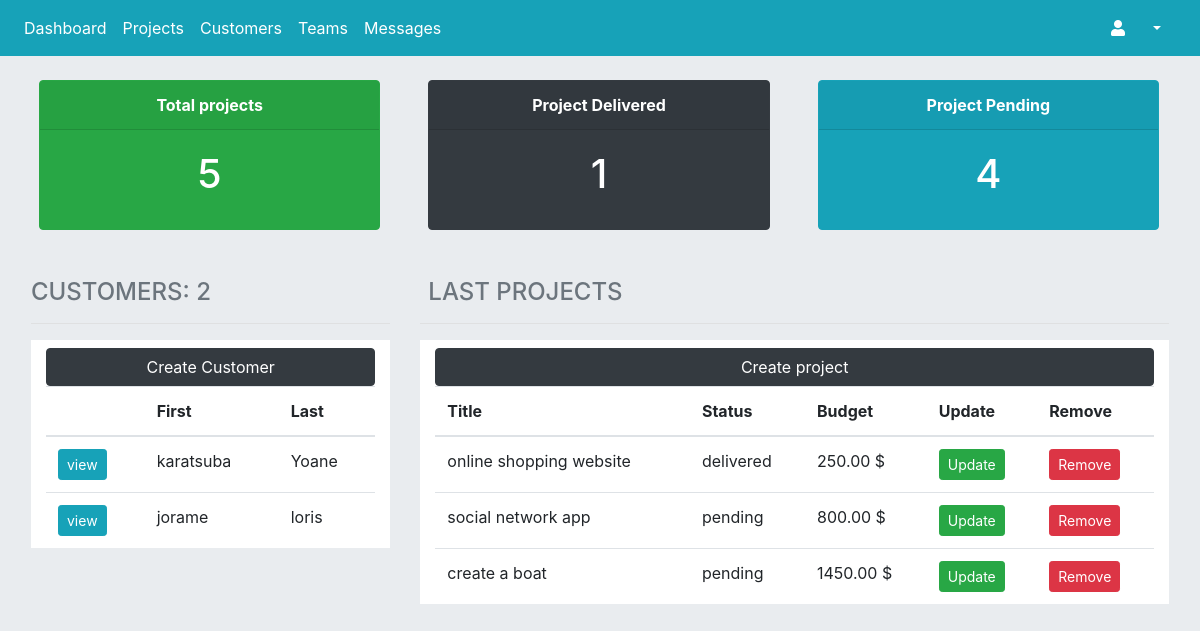
Page /manager/home on the committed database.
### accounts/models.py (models this page shows)
class Account(AbstractUser):
    username = models.CharField(unique=False, max_length=50)
    is_admin = models.BooleanField('admin status', default=False)
    is_manager = models.BooleanField('manager status', default=False)
    is_customer = models.BooleanField('customer status', default=False)
    email = models.EmailField(unique=True)
    USERNAME_FIELD = 'email'
    REQUIRED_FIELDS = []

### projects/models.py (models this page shows, shortened)
class Project(models.Model):
    title = models.CharField(max_length=50)
    description = models.TextField(max_length=300)
    budget = models.DecimalField(max_digits=6, decimal_places=2)
    customer = models.ForeignKey(Customer, on_delete=models.CASCADE)
    status = models.BooleanField(default=False)
    created_date = models.DateField(default=timezone.now)

### managers/views.py (the view)
# urls.py: path('home', manager_view.ManagerDashboardView.as_view(), name='manager_home'),
class ManagerDashboardView(TemplateView):
    model = Manager
    template_name = 'managers/manager_dashboard.html'
    def get_context_data(self, **kwargs):
        context = super().get_context_data(**kwargs)
        context['projects'] = Project.objects.all()[:3]
        context['customers'] = Account.objects.filter(is_customer=True)[:4]
        context['CountProject'] = Project.objects.count()
        context['DoneProject'] = Project.objects.filter(status=True).count()
        context['PendingProject'] = Project.objects.filter(status=False).count()
        context['CountCustomer'] = Account.objects.filter(is_customer=True).count()
        return context

### templates/managers/manager_dashboard.html (shortened to what this page needs)
{% extends 'managers/base.html' %}
{% block main %}
<div class="container-fluid pt-4">
    <div class="row d-flex justify-content-between pr-2 pl-4">
        <div class="col">
            <div class=" card text-white bg-success box-size border border-success">
               <div class="card-header text-center font-weight-bold">Total projects</div>
                  <div class="card-body">
                      <h1 class="text-center">{{ CountProject }}</h1>
                  </div>
            </div>
        </div>
        <div class="col">
             <div class=" card text-white bg-dark border border-dark box-size ">
               <div class="card-header text-center font-weight-bold">Project Delivered</div>
                  <div class="card-body justify-content-center">
                        <h1 class="text-center">{{ DoneProject }}</h1>
                  </div>
             </div>
        </div>
        <div class="col">
             <div class="card text-white bg-info  border border-info box-size ">
               <div class="card-header text-center font-weight-bold">Project Pending</div>
                  <div class="card-body justify-content-center">
                        <h1 class="text-center">{{ PendingProject }}</h1>
                  </div>
          </div>
        </div>
    </div>
    <div class="row mt-5 pl-3 pr-3">
      <div class="col-md-4">
            <h4 class="text-muted">CUSTOMERS: {{ CountCustomer }}</h4>
            <hr class="bg-light">
            <div class="bg-white col pt-2">
              <a href="#" class="btn btn-dark w-100">Create Customer</a><br>
              <table class="table mt-0">
                  <thead>
                    <tr class="border-left-0">
                        <th></th>
                        <th scope="col">First</th>
                        <th scope="col">Last</th>
                    </tr>
                  </thead>
                 {% for customer in customers %}
                    <tr>
                      <td><a href="#" class="btn btn-info btn-sm">view</a></td>
                      <td>{{ customer.first_name }}</td>
                      <td>{{ customer.last_name }}</td>
                    </tr>
                 {% endfor %}
              </table>
            </div>
      </div>
      <div class="col-md-8">
        <h4 class="ml-2 text-muted">LAST PROJECTS</h4>
          <hr class="bg-light">
          <div class="bg-white pt-2 col">
              <a class="btn btn-dark w-100" href="#">Create project</a>
              <table class="table mt-0">
                  <thead>
                      <tr>
                          <th>Title</th>
                          <th>Status</th>
                          <th>Budget</th>
                          <th>Update</th>
                          <th>Remove</th>
                      </tr>
                  </thead>
                  <tbody>
                  {% for project in projects %}
                     <tr>
                         <td>{{ project.title }}</td>
                         {% if project.status %}
                             <td>delivered</td>
                         {% else %}
                            <td>pending</td>
                         {% endif %}
                         <td>{{ project.budget }} $</td>
                         <td><a href="#" class="btn btn-success btn-sm">Update</a></td>
                         <td><a href="#" class="btn btn-danger  btn-sm">Remove</a></td>
                     </tr>
                  {% endfor %}
                  </tbody>
              </table>
          </div>
      </div>
    </div>
</div>
{% endblock %}

### templates/managers/base.html (shortened to what this page needs)
<!DOCTYPE html>
<html lang="en">
<head>
    {% load static %}
    <link rel="stylesheet" href="https://maxcdn.bootstrapcdn.com/bootstrap/4.0.0/css/bootstrap.min.css">
    <link rel="stylesheet" href="https://cdnjs.cloudflare.com/ajax/libs/font-awesome/4.5.0/css/font-awesome.min.css">
    <link rel="stylesheet" href="https://use.fontawesome.com/releases/v5.7.0/css/all.css">
</head>
<body class="container-fluid jumbotron p-0">
   {% include 'managers/nav.html' %}
   {% block main %}
   {% endblock %}
</body>
</html>

### templates/managers/nav.html (shortened to what this page needs)
<nav class="navbar navbar-expand-lg bg-info">
      <div class="collapse navbar-collapse" id="navbarSupportedContent">
          <ul class="col-md-6 navbar-nav mr-auto bg-info">
              <li class="nav-item"><a class="nav-link text-white" href="{% url 'manager_home' %}">Dashboard</a></li>
              <li class="nav-item"><a class="nav-link text-white" href="{% url 'manager_desktop' %}">Projects</a></li>
              <li class="nav-item"><a class="nav-link text-white" href="{% url 'manager_customer' %}">Customers</a></li>
              <li class="nav-item"><a class="nav-link text-white" href="{% url 'manager_customer' %}">Teams</a></li>
              <li class="nav-item"><a class="nav-link text-white" href="{% url 'manager_message' %}">Messages</a></li>
          </ul>
          <ul class="navbar-nav mr-auto col-md-6 justify-content-end">
            <li class="nav-item"><a class="nav-link text-white" href="#"><i class="fa fa-user mr-2" ></i> {{request.user.username}} {{ request.user.first_name }}</a></li>
            <li class="nav-item dropdown float-left">
                <a class="nav-link dropdown-toggle nav-link text-white" href="#" id="navbarDropdown" role="button" data-toggle="dropdown" aria-haspopup="true" aria-expanded="false">
                </a>
            </li>
          </ul>
      </div>
</nav>

### templates/managers/base.html (style rules this page uses)
body { padding:0px;margin:0px; }

### templates/managers/manager_dashboard.html (style rules this page uses)
.box-size { height:150px;width:95% }

### rows in the picture
Account: first_name "karatsuba", last_name "Yoane"
Account: first_name "jorame", last_name "loris"
Project: title "online shopping website", status "delivered", budget "250.00"
Project: title "social network app", status "pending", budget "800.00"
Project: title "create a boat", status "pending", budget "1450.00"

### other values in the picture
{{ CountProject }} "5"
{{ DoneProject }} "1"
{{ PendingProject }} "4"
{{ CountCustomer }} "2"
